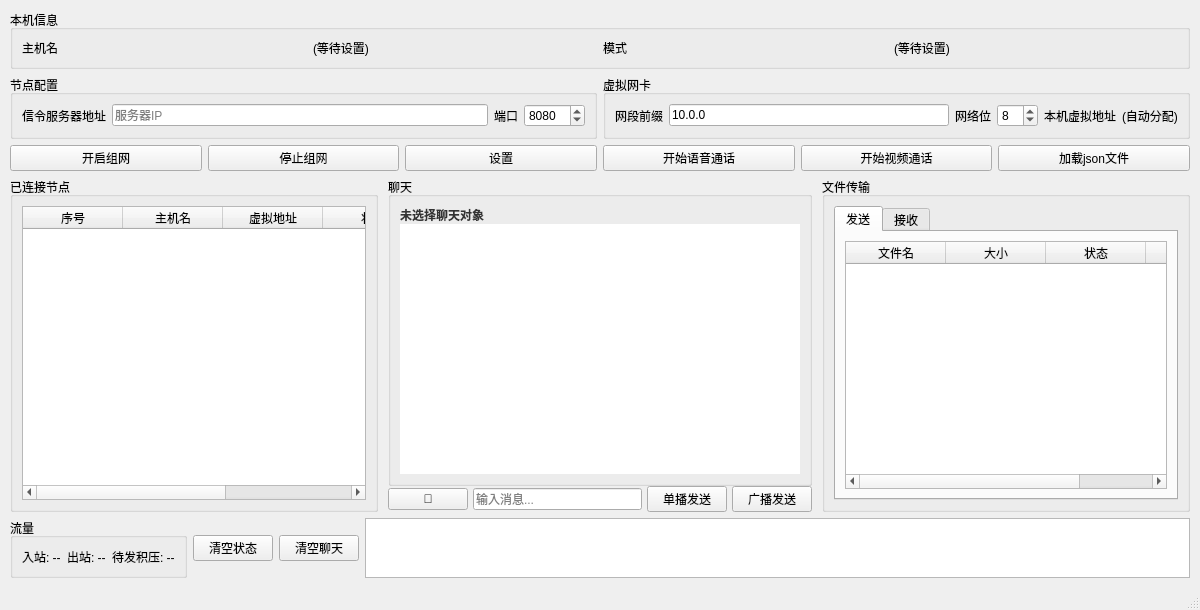
<?xml version="1.0" encoding="UTF-8"?>
<ui version="4.0">
 <class>MainWindow</class>
 <widget class="QMainWindow" name="MainWindow">
  <property name="geometry">
   <rect>
    <x>0</x>
    <y>0</y>
    <width>1200</width>
    <height>600</height>
   </rect>
  </property>
  <property name="windowTitle">
   <string>QNetLink</string>
  </property>
  <widget class="QWidget" name="centralwidget">
   <layout class="QVBoxLayout" name="mainLayout">
    <property name="spacing">
     <number>6</number>
    </property>
    <property name="leftMargin">
     <number>10</number>
    </property>
    <property name="topMargin">
     <number>10</number>
    </property>
    <property name="rightMargin">
     <number>10</number>
    </property>
    <property name="bottomMargin">
     <number>10</number>
    </property>
    <item>
     <widget class="QGroupBox" name="hostInfoGroup">
      <property name="title">
       <string>本机信息</string>
      </property>
      <layout class="QHBoxLayout" name="hostInfoLayout">
       <item>
        <widget class="QLabel" name="hostNameLabel">
         <property name="text">
          <string>主机名</string>
         </property>
        </widget>
       </item>
       <item>
        <widget class="QLabel" name="hostNameDisplay">
         <property name="text">
          <string>(等待设置)</string>
         </property>
        </widget>
       </item>
       <item>
        <widget class="QLabel" name="modeLabel">
         <property name="text">
          <string>模式</string>
         </property>
        </widget>
       </item>
       <item>
        <widget class="QLabel" name="modeDisplay">
         <property name="text">
          <string>(等待设置)</string>
         </property>
        </widget>
       </item>
      </layout>
     </widget>
    </item>
    <item>
     <layout class="QHBoxLayout" name="configLayout">
      <item>
       <widget class="QGroupBox" name="peerGroup">
        <property name="title">
         <string>节点配置</string>
        </property>
        <layout class="QHBoxLayout" name="coordAddrLayout">
         <item>
          <widget class="QLabel" name="coordIPLabel">
           <property name="text">
            <string>信令服务器地址</string>
           </property>
          </widget>
         </item>
         <item>
          <widget class="QLineEdit" name="coordIP">
           <property name="placeholderText">
            <string>服务器IP</string>
           </property>
          </widget>
         </item>
         <item>
          <widget class="QLabel" name="coordPortLabel">
           <property name="text">
            <string>端口</string>
           </property>
          </widget>
         </item>
         <item>
          <widget class="QSpinBox" name="coordPort">
           <property name="minimum">
            <number>1</number>
           </property>
           <property name="maximum">
            <number>65535</number>
           </property>
           <property name="value">
            <number>8080</number>
           </property>
          </widget>
         </item>
        </layout>
       </widget>
      </item>
      <item>
       <widget class="QGroupBox" name="vnetGroup">
        <property name="title">
         <string>虚拟网卡</string>
        </property>
        <layout class="QHBoxLayout" name="vnetLayout">
         <item>
          <widget class="QLabel" name="subnetLabel">
           <property name="text">
            <string>网段前缀</string>
           </property>
          </widget>
         </item>
         <item>
          <widget class="QLineEdit" name="subnetPrefix">
           <property name="text">
            <string>10.0.0</string>
           </property>
          </widget>
         </item>
         <item>
          <widget class="QLabel" name="networkLenLabel">
           <property name="text">
            <string>网络位</string>
           </property>
          </widget>
         </item>
         <item>
          <widget class="QSpinBox" name="networkLen">
           <property name="minimum">
            <number>1</number>
           </property>
           <property name="maximum">
            <number>31</number>
           </property>
           <property name="value">
            <number>8</number>
           </property>
          </widget>
         </item>
         <item>
          <widget class="QLabel" name="localIPLabel">
           <property name="text">
            <string>本机虚拟地址</string>
           </property>
          </widget>
         </item>
         <item>
          <widget class="QLabel" name="localIP">
           <property name="text">
            <string>(自动分配)</string>
           </property>
          </widget>
         </item>
        </layout>
       </widget>
      </item>
     </layout>
    </item>
    <item>
     <layout class="QHBoxLayout" name="buttonLayout">
      <item>
       <widget class="QPushButton" name="btnStart">
        <property name="text">
         <string>开启组网</string>
        </property>
       </widget>
      </item>
      <item>
       <widget class="QPushButton" name="btnShut">
        <property name="text">
         <string>停止组网</string>
        </property>
       </widget>
      </item>
      <item>
       <widget class="QPushButton" name="btnSettings">
        <property name="text">
         <string>设置</string>
        </property>
       </widget>
      </item>
      <item>
       <widget class="QPushButton" name="btnVoiceChat">
        <property name="text">
         <string>开始语音通话</string>
        </property>
       </widget>
      </item>
      <item>
       <widget class="QPushButton" name="btnVideoChat">
        <property name="text">
         <string>开始视频通话</string>
        </property>
       </widget>
      </item>
      <item>
       <widget class="QPushButton" name="btnLoadJson">
        <property name="text">
         <string>加载json文件</string>
        </property>
       </widget>
      </item>
     </layout>
    </item>
    <item>
     <layout class="QHBoxLayout" name="mainContentLayout">
      <property name="spacing">
       <number>10</number>
      </property>
      <item>
       <widget class="QGroupBox" name="peerTableGroup">
        <property name="title">
         <string>已连接节点</string>
        </property>
        <layout class="QVBoxLayout" name="peerTableLayout">
         <item>
          <widget class="QTableWidget" name="peerTable">
           <property name="minimumSize">
            <size>
             <width>250</width>
             <height>0</height>
            </size>
           </property>
           <property name="editTriggers">
            <set>QAbstractItemView::EditTrigger::NoEditTriggers</set>
           </property>
           <property name="alternatingRowColors">
            <bool>true</bool>
           </property>
           <property name="selectionBehavior">
            <enum>QAbstractItemView::SelectionBehavior::SelectRows</enum>
           </property>
           <column>
            <property name="text">
             <string>序号</string>
            </property>
           </column>
           <column>
            <property name="text">
             <string>主机名</string>
            </property>
           </column>
           <column>
            <property name="text">
             <string>虚拟地址</string>
            </property>
           </column>
           <column>
            <property name="text">
             <string>状态</string>
            </property>
           </column>
           <column>
            <property name="text">
             <string>连接数</string>
            </property>
           </column>
          </widget>
         </item>
        </layout>
       </widget>
      </item>
      <item>
       <layout class="QVBoxLayout" name="chatLayout">
        <property name="spacing">
         <number>0</number>
        </property>
        <item>
         <widget class="QGroupBox" name="chatGroup">
          <property name="title">
           <string>聊天</string>
          </property>
          <layout class="QVBoxLayout" name="chatBoxLayout">
           <property name="spacing">
            <number>0</number>
           </property>
           <item>
            <widget class="QLabel" name="chatTitle">
             <property name="text">
              <string>未选择聊天对象</string>
             </property>
             <property name="styleSheet">
              <string notr="true">font-weight: bold; color: #333;</string>
             </property>
            </widget>
           </item>
           <item>
            <widget class="QListWidget" name="chatListWidget">
             <property name="minimumSize">
              <size>
               <width>400</width>
               <height>250</height>
              </size>
             </property>
             <property name="frameShape">
              <enum>QFrame::NoFrame</enum>
             </property>
             <property name="horizontalScrollBarPolicy">
              <enum>Qt::ScrollBarAlwaysOff</enum>
             </property>
            </widget>
           </item>
          </layout>
         </widget>
        </item>
        <item>
         <layout class="QHBoxLayout" name="sendLayout">
          <property name="spacing">
           <number>5</number>
          </property>
          <item>
           <widget class="QPushButton" name="btnAttach">
            <property name="text">
             <string>📎</string>
            </property>
            <property name="fixedWidth">
             <number>40</number>
            </property>
            <property name="toolTip">
             <string>发送文件</string>
            </property>
           </widget>
          </item>
          <item>
           <widget class="QLineEdit" name="sendingMsg">
            <property name="placeholderText">
             <string>输入消息...</string>
            </property>
           </widget>
          </item>
          <item>
           <widget class="QPushButton" name="btnSend">
            <property name="text">
             <string>单播发送</string>
            </property>
           </widget>
          </item>
          <item>
           <widget class="QPushButton" name="btnBroadcast">
            <property name="text">
             <string>广播发送</string>
            </property>
           </widget>
          </item>
         </layout>
        </item>
       </layout>
      </item>
      <item>
       <widget class="QGroupBox" name="fileTransferGroup">
        <property name="title">
         <string>文件传输</string>
        </property>
        <layout class="QVBoxLayout" name="fileTransferLayout">
         <item>
          <widget class="QTabWidget" name="fileTransferTabWidget">
           <property name="currentIndex">
            <number>0</number>
           </property>
           <widget class="QWidget" name="sendTab">
            <attribute name="title">
             <string>发送</string>
            </attribute>
            <layout class="QVBoxLayout" name="sendTabLayout">
             <item>
              <widget class="QTableWidget" name="fileTransferTable">
               <property name="minimumSize">
                <size>
                 <width>300</width>
                 <height>0</height>
                </size>
               </property>
               <property name="editTriggers">
                <set>QAbstractItemView::EditTrigger::NoEditTriggers</set>
               </property>
               <property name="alternatingRowColors">
                <bool>true</bool>
               </property>
               <property name="selectionBehavior">
                <enum>QAbstractItemView::SelectionBehavior::SelectRows</enum>
               </property>
               <column>
                <property name="text">
                 <string>文件名</string>
                </property>
               </column>
               <column>
                <property name="text">
                 <string>大小</string>
                </property>
               </column>
               <column>
                <property name="text">
                 <string>状态</string>
                </property>
               </column>
               <column>
                <property name="text">
                 <string>创建时间</string>
                </property>
               </column>
              </widget>
             </item>
            </layout>
           </widget>
           <widget class="QWidget" name="receiveTab">
            <attribute name="title">
             <string>接收</string>
            </attribute>
            <layout class="QVBoxLayout" name="receiveTabLayout">
             <item>
              <widget class="QTableWidget" name="fileReceiveTable">
               <property name="minimumSize">
                <size>
                 <width>300</width>
                 <height>0</height>
                </size>
               </property>
               <property name="editTriggers">
                <set>QAbstractItemView::EditTrigger::NoEditTriggers</set>
               </property>
               <property name="alternatingRowColors">
                <bool>true</bool>
               </property>
               <property name="selectionBehavior">
                <enum>QAbstractItemView::SelectionBehavior::SelectRows</enum>
               </property>
               <column>
                <property name="text">
                 <string>文件名</string>
                </property>
               </column>
               <column>
                <property name="text">
                 <string>来源</string>
                </property>
               </column>
               <column>
                <property name="text">
                 <string>进度</string>
                </property>
               </column>
              </widget>
             </item>
            </layout>
           </widget>
          </widget>
         </item>
        </layout>
       </widget>
      </item>
     </layout>
    </item>
    <item>
     <layout class="QHBoxLayout" name="bottomLayout">
      <item>
       <widget class="QGroupBox" name="trafficGroup">
        <property name="title">
         <string>流量</string>
        </property>
        <layout class="QHBoxLayout" name="trafficLayout">
         <item>
          <widget class="QLabel" name="internalSpeed">
           <property name="text">
            <string>入站: --</string>
           </property>
          </widget>
         </item>
         <item>
          <widget class="QLabel" name="externalSpeed">
           <property name="text">
            <string>出站: --</string>
           </property>
          </widget>
         </item>
         <item>
          <widget class="QLabel" name="pendingStackSize">
           <property name="text">
            <string>待发积压: --</string>
           </property>
          </widget>
         </item>
        </layout>
       </widget>
      </item>
      <item>
       <layout class="QHBoxLayout" name="clearLayout">
        <item>
         <widget class="QPushButton" name="cleanState">
          <property name="text">
           <string>清空状态</string>
          </property>
         </widget>
        </item>
        <item>
         <widget class="QPushButton" name="cleanMessage">
          <property name="text">
           <string>清空聊天</string>
          </property>
         </widget>
        </item>
       </layout>
      </item>
      <item>
       <widget class="QPlainTextEdit" name="stateMsg">
        <property name="minimumSize">
         <size>
          <width>300</width>
          <height>60</height>
         </size>
        </property>
        <property name="readOnly">
         <bool>true</bool>
        </property>
       </widget>
      </item>
     </layout>
    </item>
   </layout>
  </widget>
  <widget class="QMenuBar" name="menubar">
   <property name="geometry">
    <rect>
     <x>0</x>
     <y>0</y>
     <width>1200</width>
     <height>21</height>
    </rect>
   </property>
  </widget>
  <widget class="QStatusBar" name="statusbar"/>
 </widget>
 <resources/>
 <connections/>
</ui>
